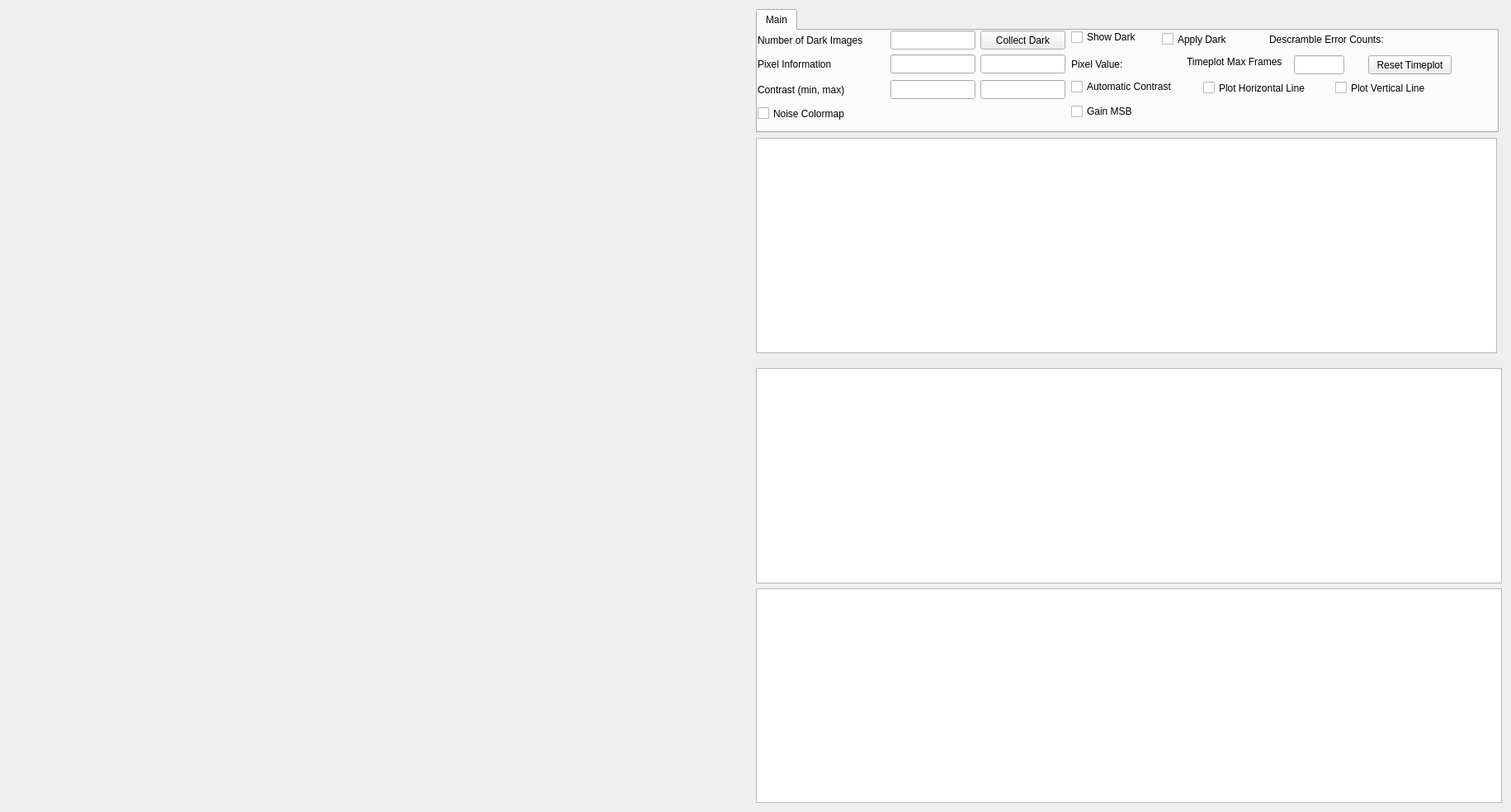
<?xml version="1.0" encoding="UTF-8"?>
<ui version="4.0">
 <class>ePixViewer</class>
 <widget class="QWidget" name="ePixViewer">
  <property name="geometry">
   <rect>
    <x>0</x>
    <y>0</y>
    <width>1831</width>
    <height>984</height>
   </rect>
  </property>
  <property name="sizePolicy">
   <sizepolicy hsizetype="Preferred" vsizetype="Preferred">
    <horstretch>0</horstretch>
    <verstretch>0</verstretch>
   </sizepolicy>
  </property>
  <property name="minimumSize">
   <size>
    <width>1761</width>
    <height>984</height>
   </size>
  </property>
  <property name="windowTitle">
   <string>ePixViewer - ${title}</string>
  </property>
  <layout class="QGridLayout" name="gridLayout_2">
   <item row="0" column="0">
    <layout class="QGridLayout" name="gridLayout">
     <item row="0" column="0" rowspan="6">
      <widget class="PyDMImageView" name="PyDMImageView">
       <property name="sizePolicy">
        <sizepolicy hsizetype="Expanding" vsizetype="Expanding">
         <horstretch>0</horstretch>
         <verstretch>0</verstretch>
        </sizepolicy>
       </property>
       <property name="minimumSize">
        <size>
         <width>768</width>
         <height>964</height>
        </size>
       </property>
       <property name="mouseTracking">
        <bool>false</bool>
       </property>
       <property name="toolTip">
        <string/>
       </property>
       <property name="alarmSensitiveContent" stdset="0">
        <bool>false</bool>
       </property>
       <property name="alarmSensitiveBorder" stdset="0">
        <bool>true</bool>
       </property>
       <property name="channel" stdset="0">
        <string/>
       </property>
       <property name="colorMapMin" stdset="0">
        <double>10000.000000000000000</double>
       </property>
       <property name="colorMapMax" stdset="0">
        <double>12000.000000000000000</double>
       </property>
       <property name="colorMap" stdset="0">
        <enum>PyDMImageView::Monochrome</enum>
       </property>
       <property name="autoDownsample" stdset="0">
        <bool>true</bool>
       </property>
       <property name="imageWidth" stdset="0">
        <number>0</number>
       </property>
       <property name="normalizeData" stdset="0">
        <bool>false</bool>
       </property>
       <property name="readingOrder" stdset="0">
        <enum>PyDMImageView::Clike</enum>
       </property>
       <property name="imageChannel" stdset="0">
        <string>${dataReceiver}.Data</string>
       </property>
       <property name="widthChannel" stdset="0">
        <string/>
       </property>
       <property name="maxRedrawRate" stdset="0">
        <number>30</number>
       </property>
       <property name="showAxes" stdset="0">
        <bool>false</bool>
       </property>
       <property name="scaleXAxis" stdset="0">
        <double>1.000000000000000</double>
       </property>
       <property name="scaleYAxis" stdset="0">
        <double>1.000000000000000</double>
       </property>
      </widget>
     </item>
     <item row="5" column="1" colspan="2">
      <widget class="PyDMWaveformPlot" name="PyDMWaveformPlot_3">
       <property name="sizePolicy">
        <sizepolicy hsizetype="Expanding" vsizetype="Expanding">
         <horstretch>0</horstretch>
         <verstretch>0</verstretch>
        </sizepolicy>
       </property>
       <property name="minimumSize">
        <size>
         <width>823</width>
         <height>230</height>
        </size>
       </property>
       <property name="toolTip">
        <string/>
       </property>
       <property name="yAxes">
        <stringlist>
         <string>{&quot;name&quot;: &quot;Axis 1&quot;, &quot;orientation&quot;: &quot;left&quot;, &quot;label&quot;: null, &quot;minRange&quot;: -1.0, &quot;maxRange&quot;: 1.0, &quot;autoRange&quot;: true, &quot;logMode&quot;: null}</string>
        </stringlist>
       </property>
       <property name="xLabels">
        <stringlist>
         <string>Pixel Locations</string>
        </stringlist>
       </property>
       <property name="showLegend">
        <bool>true</bool>
       </property>
       <property name="curves">
        <stringlist>
         <string>{&quot;y_channel&quot;: &quot;${dataReceiver}.Horizontal&quot;, &quot;x_channel&quot;: null, &quot;plot_style&quot;: null, &quot;name&quot;: &quot;Horizontal Counts&quot;, &quot;color&quot;: &quot;white&quot;, &quot;lineStyle&quot;: 1, &quot;lineWidth&quot;: 1, &quot;symbol&quot;: null, &quot;symbolSize&quot;: 10, &quot;yAxisName&quot;: &quot;Axis 1&quot;, &quot;barWidth&quot;: null, &quot;upperThreshold&quot;: null, &quot;lowerThreshold&quot;: null, &quot;thresholdColor&quot;: &quot;white&quot;, &quot;redraw_mode&quot;: 2}</string>
         <string>{&quot;y_channel&quot;: &quot;${dataReceiver}.Vertical&quot;, &quot;x_channel&quot;: null, &quot;plot_style&quot;: null, &quot;name&quot;: &quot;Vertical Counts&quot;, &quot;color&quot;: &quot;red&quot;, &quot;lineStyle&quot;: 1, &quot;lineWidth&quot;: 1, &quot;symbol&quot;: null, &quot;symbolSize&quot;: 10, &quot;yAxisName&quot;: &quot;Axis 1&quot;, &quot;barWidth&quot;: null, &quot;upperThreshold&quot;: null, &quot;lowerThreshold&quot;: null, &quot;thresholdColor&quot;: &quot;white&quot;, &quot;redraw_mode&quot;: 2}</string>
        </stringlist>
       </property>
      </widget>
     </item>
     <item row="4" column="1" colspan="2">
      <widget class="PyDMWaveformPlot" name="PyDMWaveformPlot">
       <property name="sizePolicy">
        <sizepolicy hsizetype="Expanding" vsizetype="Expanding">
         <horstretch>0</horstretch>
         <verstretch>0</verstretch>
        </sizepolicy>
       </property>
       <property name="minimumSize">
        <size>
         <width>823</width>
         <height>230</height>
        </size>
       </property>
       <property name="toolTip">
        <string/>
       </property>
       <property name="yAxes">
        <stringlist>
         <string>{&quot;name&quot;: &quot;Counts&quot;, &quot;orientation&quot;: &quot;left&quot;, &quot;label&quot;: null, &quot;minRange&quot;: -1.0, &quot;maxRange&quot;: 1.0, &quot;autoRange&quot;: true, &quot;logMode&quot;: null}</string>
        </stringlist>
       </property>
       <property name="title" stdset="0">
        <string>Histogram</string>
       </property>
       <property name="xLabels">
        <stringlist>
         <string>Pixel Values</string>
        </stringlist>
       </property>
       <property name="curves">
        <stringlist>
         <string>{&quot;y_channel&quot;: &quot;${dataReceiver}.Histogram&quot;, &quot;x_channel&quot;: &quot;${dataReceiver}.Bins&quot;, &quot;plot_style&quot;: null, &quot;name&quot;: &quot;Counts&quot;, &quot;color&quot;: &quot;white&quot;, &quot;lineStyle&quot;: 1, &quot;lineWidth&quot;: 1, &quot;symbol&quot;: &quot;s&quot;, &quot;symbolSize&quot;: 1, &quot;yAxisName&quot;: &quot;Counts&quot;, &quot;barWidth&quot;: null, &quot;upperThreshold&quot;: null, &quot;lowerThreshold&quot;: null, &quot;thresholdColor&quot;: &quot;white&quot;, &quot;redraw_mode&quot;: 2}</string>
        </stringlist>
       </property>
      </widget>
     </item>
     <item row="1" column="1">
      <widget class="PyDMWaveformPlot" name="PyDMWaveformPlot_2">
       <property name="minimumSize">
        <size>
         <width>823</width>
         <height>230</height>
        </size>
       </property>
       <property name="toolTip">
        <string/>
       </property>
       <property name="yAxes">
        <stringlist>
         <string>{&quot;name&quot;: &quot;Axis 1&quot;, &quot;orientation&quot;: &quot;left&quot;, &quot;label&quot;: null, &quot;minRange&quot;: -1.0, &quot;maxRange&quot;: 1.0, &quot;autoRange&quot;: true, &quot;logMode&quot;: false}</string>
        </stringlist>
       </property>
       <property name="title" stdset="0">
        <string>Pixel Counts</string>
       </property>
       <property name="maxRedrawRate" stdset="0">
        <number>100000</number>
       </property>
       <property name="curves">
        <stringlist>
         <string>{&quot;y_channel&quot;: &quot;${dataReceiver}.PixelData&quot;, &quot;x_channel&quot;: &quot;${dataReceiver}.IndexData&quot;, &quot;plot_style&quot;: null, &quot;name&quot;: &quot;&quot;, &quot;color&quot;: &quot;white&quot;, &quot;lineStyle&quot;: 1, &quot;lineWidth&quot;: 1, &quot;symbol&quot;: null, &quot;symbolSize&quot;: 10, &quot;yAxisName&quot;: &quot;Axis 1&quot;, &quot;barWidth&quot;: null, &quot;upperThreshold&quot;: null, &quot;lowerThreshold&quot;: null, &quot;thresholdColor&quot;: &quot;white&quot;, &quot;redraw_mode&quot;: 2}</string>
        </stringlist>
       </property>
      </widget>
     </item>
     <item row="0" column="1" colspan="2">
      <widget class="PyDMTabWidget" name="PyDMTabWidget">
       <property name="sizePolicy">
        <sizepolicy hsizetype="Fixed" vsizetype="Fixed">
         <horstretch>0</horstretch>
         <verstretch>0</verstretch>
        </sizepolicy>
       </property>
       <property name="minimumSize">
        <size>
         <width>900</width>
         <height>150</height>
        </size>
       </property>
       <property name="toolTip">
        <string/>
       </property>
       <property name="whatsThis">
        <string/>
       </property>
       <property name="currentIndex">
        <number>0</number>
       </property>
       <property name="alarmChannels">
        <stringlist>
         <string></string>
        </stringlist>
       </property>
       <widget class="QWidget" name="tab_5">
        <attribute name="title">
         <string>Main</string>
        </attribute>
        <widget class="PyDMLineEdit" name="PyDMLineEdit_2">
         <property name="geometry">
          <rect>
           <x>161</x>
           <y>29</y>
           <width>103</width>
           <height>23</height>
          </rect>
         </property>
         <property name="toolTip">
          <string/>
         </property>
         <property name="channel" stdset="0">
          <string>${dataReceiver}.X</string>
         </property>
        </widget>
        <widget class="PyDMLineEdit" name="PyDMLineEdit">
         <property name="geometry">
          <rect>
           <x>161</x>
           <y>0</y>
           <width>103</width>
           <height>23</height>
          </rect>
         </property>
         <property name="toolTip">
          <string/>
         </property>
         <property name="channel" stdset="0">
          <string>${dataReceiver}.NumDarkReq</string>
         </property>
        </widget>
        <widget class="PyDMLabel" name="PyDMLabel_2">
         <property name="geometry">
          <rect>
           <x>0</x>
           <y>29</y>
           <width>155</width>
           <height>23</height>
          </rect>
         </property>
         <property name="toolTip">
          <string/>
         </property>
         <property name="text">
          <string>Pixel Information</string>
         </property>
        </widget>
        <widget class="PyDMLineEdit" name="PyDMLineEdit_6">
         <property name="geometry">
          <rect>
           <x>270</x>
           <y>29</y>
           <width>103</width>
           <height>23</height>
          </rect>
         </property>
         <property name="toolTip">
          <string/>
         </property>
         <property name="channel" stdset="0">
          <string>${dataReceiver}.Y</string>
         </property>
        </widget>
        <widget class="PyDMLabel" name="PyDMLabel_4">
         <property name="geometry">
          <rect>
           <x>0</x>
           <y>60</y>
           <width>155</width>
           <height>23</height>
          </rect>
         </property>
         <property name="toolTip">
          <string/>
         </property>
         <property name="text">
          <string>Contrast (min, max)</string>
         </property>
        </widget>
        <widget class="PyDMLineEdit" name="PyDMLineEdit_4">
         <property name="geometry">
          <rect>
           <x>161</x>
           <y>60</y>
           <width>103</width>
           <height>23</height>
          </rect>
         </property>
         <property name="toolTip">
          <string/>
         </property>
         <property name="channel" stdset="0">
          <string>${dataReceiver}.MinPixVal</string>
         </property>
        </widget>
        <widget class="PyDMLabel" name="PyDMLabel">
         <property name="geometry">
          <rect>
           <x>0</x>
           <y>0</y>
           <width>155</width>
           <height>23</height>
          </rect>
         </property>
         <property name="toolTip">
          <string/>
         </property>
         <property name="text">
          <string>Number of Dark Images</string>
         </property>
        </widget>
        <widget class="PyDMLineEdit" name="PyDMLineEdit_5">
         <property name="geometry">
          <rect>
           <x>270</x>
           <y>60</y>
           <width>103</width>
           <height>23</height>
          </rect>
         </property>
         <property name="toolTip">
          <string/>
         </property>
         <property name="channel" stdset="0">
          <string>${dataReceiver}.MaxPixVal</string>
         </property>
        </widget>
        <widget class="PyDMPushButton" name="PyDMPushButton_2">
         <property name="geometry">
          <rect>
           <x>270</x>
           <y>0</y>
           <width>103</width>
           <height>23</height>
          </rect>
         </property>
         <property name="toolTip">
          <string/>
         </property>
         <property name="text">
          <string>Collect Dark</string>
         </property>
         <property name="channel" stdset="0">
          <string>${dataReceiver}.CollectDark</string>
         </property>
         <property name="pressValue" stdset="0">
          <string>1</string>
         </property>
        </widget>
        <widget class="PyDMCheckbox" name="PyDMCheckbox_15">
         <property name="geometry">
          <rect>
           <x>490</x>
           <y>0</y>
           <width>91</width>
           <height>21</height>
          </rect>
         </property>
         <property name="toolTip">
          <string/>
         </property>
         <property name="text">
          <string>Apply Dark</string>
         </property>
         <property name="rules" stdset="0">
          <string>[{&quot;name&quot;: &quot;DarkReady&quot;, &quot;property&quot;: &quot;Enable&quot;, &quot;initial_value&quot;: &quot;True&quot;, &quot;expression&quot;: &quot;ch[0]&quot;, &quot;channels&quot;: [{&quot;channel&quot;: &quot;${dataReceiver}.DarkReady&quot;, &quot;trigger&quot;: true}]}]</string>
         </property>
         <property name="channel" stdset="0">
          <string>${dataReceiver}.ApplyDark</string>
         </property>
        </widget>
        <widget class="PyDMCheckbox" name="PyDMCheckbox_16">
         <property name="geometry">
          <rect>
           <x>380</x>
           <y>0</y>
           <width>91</width>
           <height>16</height>
          </rect>
         </property>
         <property name="toolTip">
          <string/>
         </property>
         <property name="text">
          <string>Show Dark</string>
         </property>
         <property name="rules" stdset="0">
          <string>[{&quot;name&quot;: &quot;DarkReady&quot;, &quot;property&quot;: &quot;Enable&quot;, &quot;initial_value&quot;: &quot;True&quot;, &quot;expression&quot;: &quot;ch[0]&quot;, &quot;channels&quot;: [{&quot;channel&quot;: &quot;${dataReceiver}.DarkReady&quot;, &quot;trigger&quot;: true}]}]</string>
         </property>
         <property name="channel" stdset="0">
          <string>${dataReceiver}.ShowDark</string>
         </property>
        </widget>
        <widget class="PyDMCheckbox" name="PyDMCheckbox_17">
         <property name="geometry">
          <rect>
           <x>380</x>
           <y>60</y>
           <width>141</width>
           <height>16</height>
          </rect>
         </property>
         <property name="toolTip">
          <string/>
         </property>
         <property name="text">
          <string>Automatic Contrast</string>
         </property>
         <property name="rules" stdset="0">
          <string>[]</string>
         </property>
         <property name="channel" stdset="0">
          <string>${dataReceiver}.AutoCon</string>
         </property>
        </widget>
        <widget class="PyDMCheckbox" name="PyDMCheckbox_gainMSB">
         <property name="geometry">
          <rect>
           <x>380</x>
           <y>90</y>
           <width>141</width>
           <height>16</height>
          </rect>
         </property>
         <property name="toolTip">
          <string/>
         </property>
         <property name="text">
          <string>Gain MSB</string>
         </property>
         <property name="rules" stdset="0">
          <string>[]</string>
         </property>
         <property name="channel" stdset="0">
          <string>${dataReceiver}.GainMSB</string>
         </property>
        </widget>
        <widget class="PyDMLabel" name="PyDMLabel_24">
         <property name="geometry">
          <rect>
           <x>620</x>
           <y>0</y>
           <width>171</width>
           <height>21</height>
          </rect>
         </property>
         <property name="toolTip">
          <string/>
         </property>
         <property name="text">
          <string>Descramble Error Counts:</string>
         </property>
        </widget>
        <widget class="PyDMCheckbox" name="PyDMCheckbox_4">
         <property name="geometry">
          <rect>
           <x>540</x>
           <y>50</y>
           <width>142</width>
           <height>39</height>
          </rect>
         </property>
         <property name="sizePolicy">
          <sizepolicy hsizetype="Preferred" vsizetype="Preferred">
           <horstretch>0</horstretch>
           <verstretch>0</verstretch>
          </sizepolicy>
         </property>
         <property name="toolTip">
          <string/>
         </property>
         <property name="text">
          <string>Plot Horizontal Line</string>
         </property>
         <property name="channel" stdset="0">
          <string>${dataReceiver}.PlotHorizontal</string>
         </property>
        </widget>
        <widget class="PyDMCheckbox" name="PyDMCheckbox_3">
         <property name="geometry">
          <rect>
           <x>700</x>
           <y>50</y>
           <width>274</width>
           <height>39</height>
          </rect>
         </property>
         <property name="sizePolicy">
          <sizepolicy hsizetype="Preferred" vsizetype="Preferred">
           <horstretch>0</horstretch>
           <verstretch>0</verstretch>
          </sizepolicy>
         </property>
         <property name="toolTip">
          <string/>
         </property>
         <property name="text">
          <string>Plot Vertical Line</string>
         </property>
         <property name="channel" stdset="0">
          <string>${dataReceiver}.PlotVertical</string>
         </property>
        </widget>
        <widget class="PyDMLabel" name="PyDMLabel_3">
         <property name="geometry">
          <rect>
           <x>460</x>
           <y>30</y>
           <width>67</width>
           <height>21</height>
          </rect>
         </property>
         <property name="toolTip">
          <string/>
         </property>
         <property name="text">
          <string/>
         </property>
         <property name="channel" stdset="0">
          <string>${dataReceiver}.PixelDataScalar</string>
         </property>
        </widget>
        <widget class="PyDMLabel" name="PyDMLabel_5">
         <property name="geometry">
          <rect>
           <x>780</x>
           <y>0</y>
           <width>81</width>
           <height>21</height>
          </rect>
         </property>
         <property name="toolTip">
          <string/>
         </property>
         <property name="text">
          <string/>
         </property>
         <property name="channel" stdset="0">
          <string>${dataReceiver}.DescError</string>
         </property>
        </widget>
        <widget class="PyDMLabel" name="PyDMLabel_6">
         <property name="geometry">
          <rect>
           <x>380</x>
           <y>30</y>
           <width>81</width>
           <height>21</height>
          </rect>
         </property>
         <property name="toolTip">
          <string/>
         </property>
         <property name="text">
          <string>Pixel Value:</string>
         </property>
        </widget>
        <widget class="PyDMCheckbox" name="PyDMCheckbox_18">
         <property name="geometry">
          <rect>
           <x>0</x>
           <y>90</y>
           <width>121</width>
           <height>21</height>
          </rect>
         </property>
         <property name="toolTip">
          <string/>
         </property>
         <property name="text">
          <string>Noise Colormap</string>
         </property>
         <property name="rules" stdset="0">
          <string>[{&quot;name&quot;: &quot;NoiseColormapReady&quot;, &quot;property&quot;: &quot;Enable&quot;, &quot;initial_value&quot;: &quot;True&quot;, &quot;expression&quot;: &quot;ch[0]&quot;, &quot;channels&quot;: [{&quot;channel&quot;: &quot;${dataReceiver}.NoiseColormapReady&quot;, &quot;trigger&quot;: true, &quot;use_enum&quot;: true}]}]</string>
         </property>
         <property name="alarmSensitiveContent" stdset="0">
          <bool>false</bool>
         </property>
         <property name="alarmSensitiveBorder" stdset="0">
          <bool>true</bool>
         </property>
         <property name="channel" stdset="0">
          <string>${dataReceiver}.NoiseColormap</string>
         </property>
        </widget>
        <widget class="QLabel" name="label">
         <property name="geometry">
          <rect>
           <x>520</x>
           <y>30</y>
           <width>131</width>
           <height>16</height>
          </rect>
         </property>
         <property name="text">
          <string>Timeplot Max Frames</string>
         </property>
        </widget>
        <widget class="PyDMLineEdit" name="PyDMLineEdit_3">
         <property name="geometry">
          <rect>
           <x>650</x>
           <y>30</y>
           <width>61</width>
           <height>23</height>
          </rect>
         </property>
         <property name="toolTip">
          <string/>
         </property>
         <property name="channel" stdset="0">
          <string>${dataReceiver}.TimePlotMaxLen</string>
         </property>
        </widget>
        <widget class="PyDMPushButton" name="PyDMPushButton">
         <property name="geometry">
          <rect>
           <x>740</x>
           <y>30</y>
           <width>101</width>
           <height>23</height>
          </rect>
         </property>
         <property name="toolTip">
          <string/>
         </property>
         <property name="text">
          <string>Reset Timeplot</string>
         </property>
         <property name="channel" stdset="0">
          <string>${dataReceiver}.ResetTimePlot</string>
         </property>
         <property name="pressValue" stdset="0">
          <string>1</string>
         </property>
        </widget>
       </widget>
      </widget>
     </item>
    </layout>
   </item>
  </layout>
 </widget>
 <customwidgets>
  <customwidget>
   <class>PyDMTabWidget</class>
   <extends>QTabWidget</extends>
   <header>pydm.widgets.tab_bar</header>
  </customwidget>
  <customwidget>
   <class>PyDMLabel</class>
   <extends>QLabel</extends>
   <header>pydm.widgets.label</header>
  </customwidget>
  <customwidget>
   <class>PyDMWaveformPlot</class>
   <extends>QGraphicsView</extends>
   <header>pydm.widgets.waveformplot</header>
  </customwidget>
  <customwidget>
   <class>PyDMCheckbox</class>
   <extends>QCheckBox</extends>
   <header>pydm.widgets.checkbox</header>
  </customwidget>
  <customwidget>
   <class>PyDMImageView</class>
   <extends>QWidget</extends>
   <header>pydm.widgets.image</header>
  </customwidget>
  <customwidget>
   <class>PyDMLineEdit</class>
   <extends>QLineEdit</extends>
   <header>pydm.widgets.line_edit</header>
  </customwidget>
  <customwidget>
   <class>PyDMPushButton</class>
   <extends>QPushButton</extends>
   <header>pydm.widgets.pushbutton</header>
  </customwidget>
 </customwidgets>
 <resources/>
 <connections/>
</ui>
